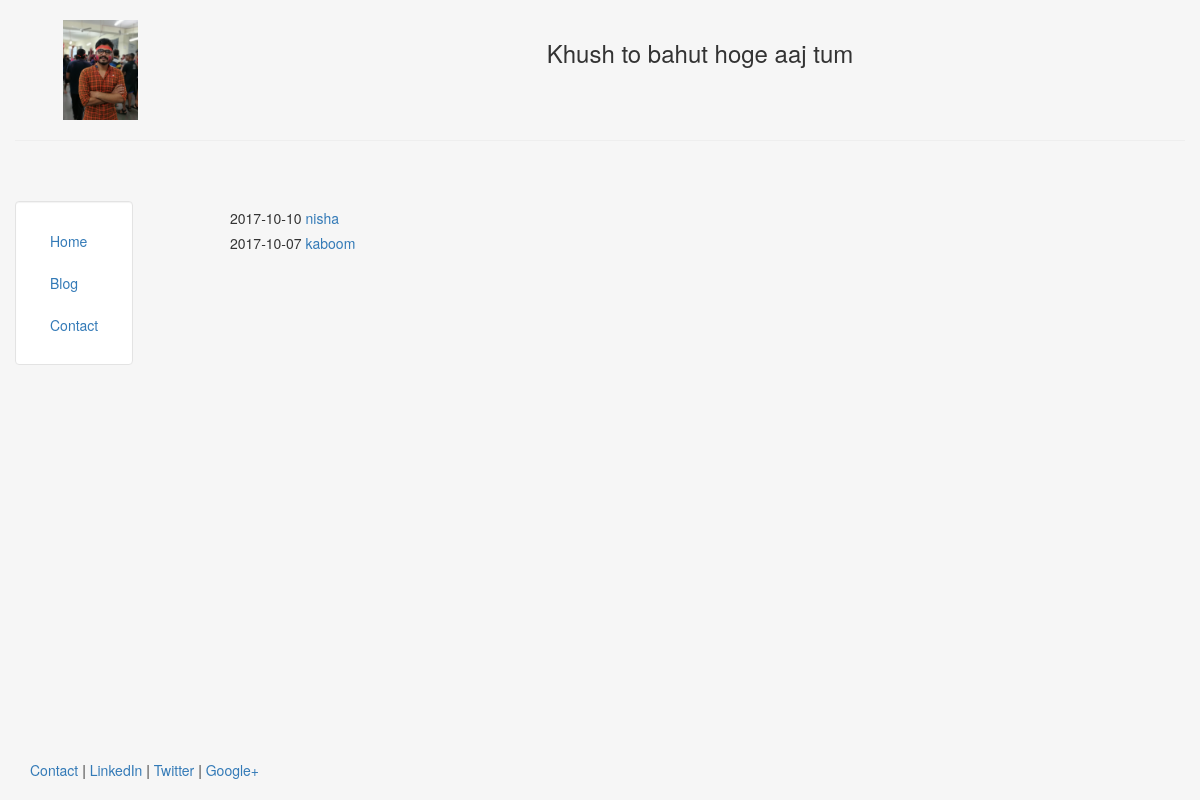
/blog/, run on an earlier commit of the app's database.
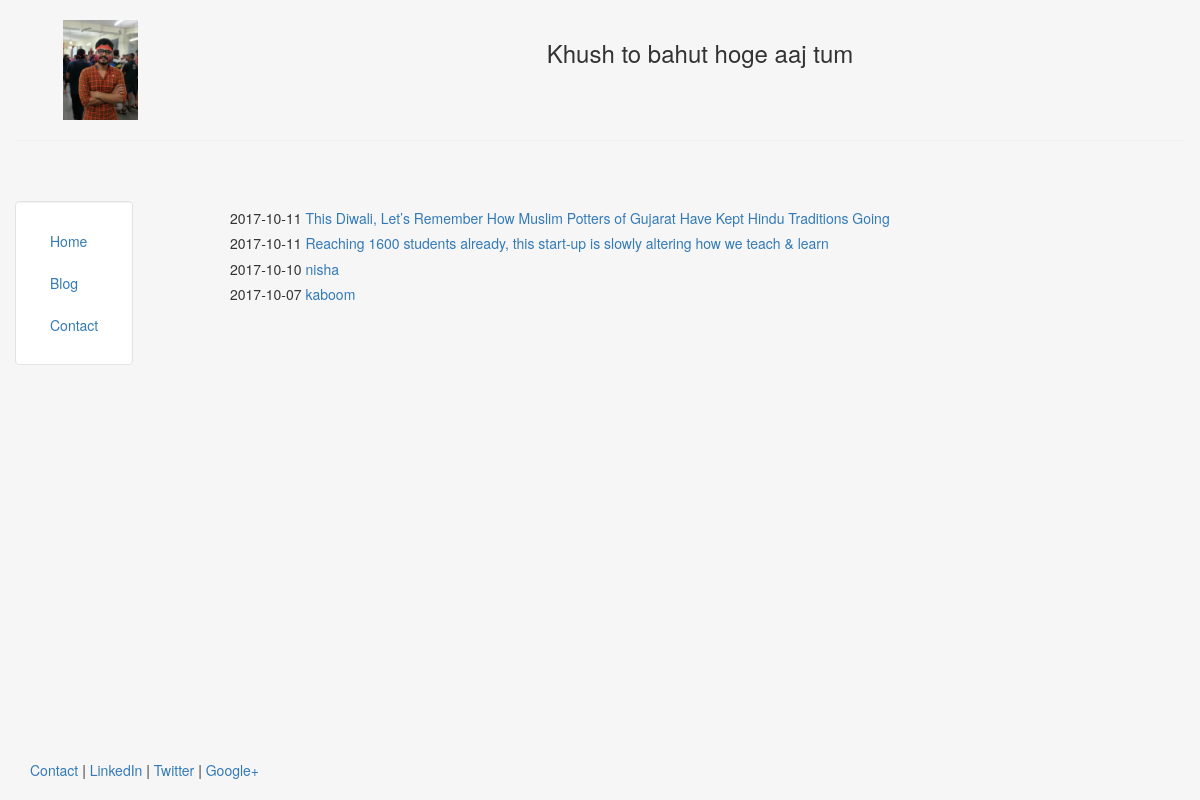
And on a later commit of the database.
### blog/models.py (models this page shows, shortened)
class Post(models.Model):
	title = models.CharField(max_length = 140)
	body = models.TextField()
	date = models.DateTimeField()

### blog/templates/blog/blog.html
{% extends "personal/header1.html" %}
{% block content %}
	{% for post in object_list %}
		<h5>{{ post.date|date:"Y-m-d" }}<a href="/blog/{{post.id}}">  {{ post.title }}</a></h5>
	{% endfor %}
{% endblock %}

### personal/templates/personal/header1.html (shortened to what this page needs)
<!DOCTYPE html>
<html lang="en">
<head>
	{% load staticfiles %}
	<link rel="stylesheet" href="{% static 'personal/css/bootstrap.min.css' %}" type = "text/css"/>
</head>
<body class="body" style="background-color:#f6f6f6">
	<div class="container-fluid" style="min-height:95%; ">
		<div class="row">
			  <div class="col-sm-2">
				  <br>
				  <center>
					<img src="{% static 'personal/img/profile.jpg' %}" class="responsive-img" style='max-height:100px;' alt="face">
				  </center>
			  </div>
			  <div class="col-sm-10">
				  <br>
				  <center>
				  <h3>Khush to bahut hoge aaj tum</h3>
				  </center>
			  </div>
		</div><hr>
		<div class="row">
		  <div class="col-sm-2">
		  <br>
		  <br>
			<div class="well bs-sidebar affix" id="sidebar" style="background-color:#fff">
			  <ul class="nav nav-pills nav-stacked">
				<li><a href='/'>Home</a></li>
				<li><a href='/blog/'>Blog</a></li>
				<li><a href='/contact/'>Contact</a></li>
			  </ul>
			</div>
		  </div>
		  <div class="col-sm-10">
			<div class='container-fluid'>
			<br><br>
			   {% block content %}
			   {% endblock %}
			</div>
		  </div>
		</div>
	</div>
	<footer>
		<div class="container-fluid" style='margin-left:15px'>
			<p><a href="#" target="blank">Contact</a> | <a href="#" target="blank">LinkedIn</a> | <a href="#" target="blank">Twitter</a> | <a href="#" target="blank">Google+</a></p>
		</div>
	</footer>
</body>
</html>

### personal/templates/personal/header1.html (style rules this page uses)
html, body { height:100% }

What changed in the data, as far as the page shows it:
added Post: date "2017-10-11", title "This Diwali, Let’s Remember How Muslim Potters of Gujarat Have Kept Hindu Traditions Going"
added Post: date "2017-10-11", title "Reaching 1600 students already, this start-up is slowly altering how we teach & learn"
